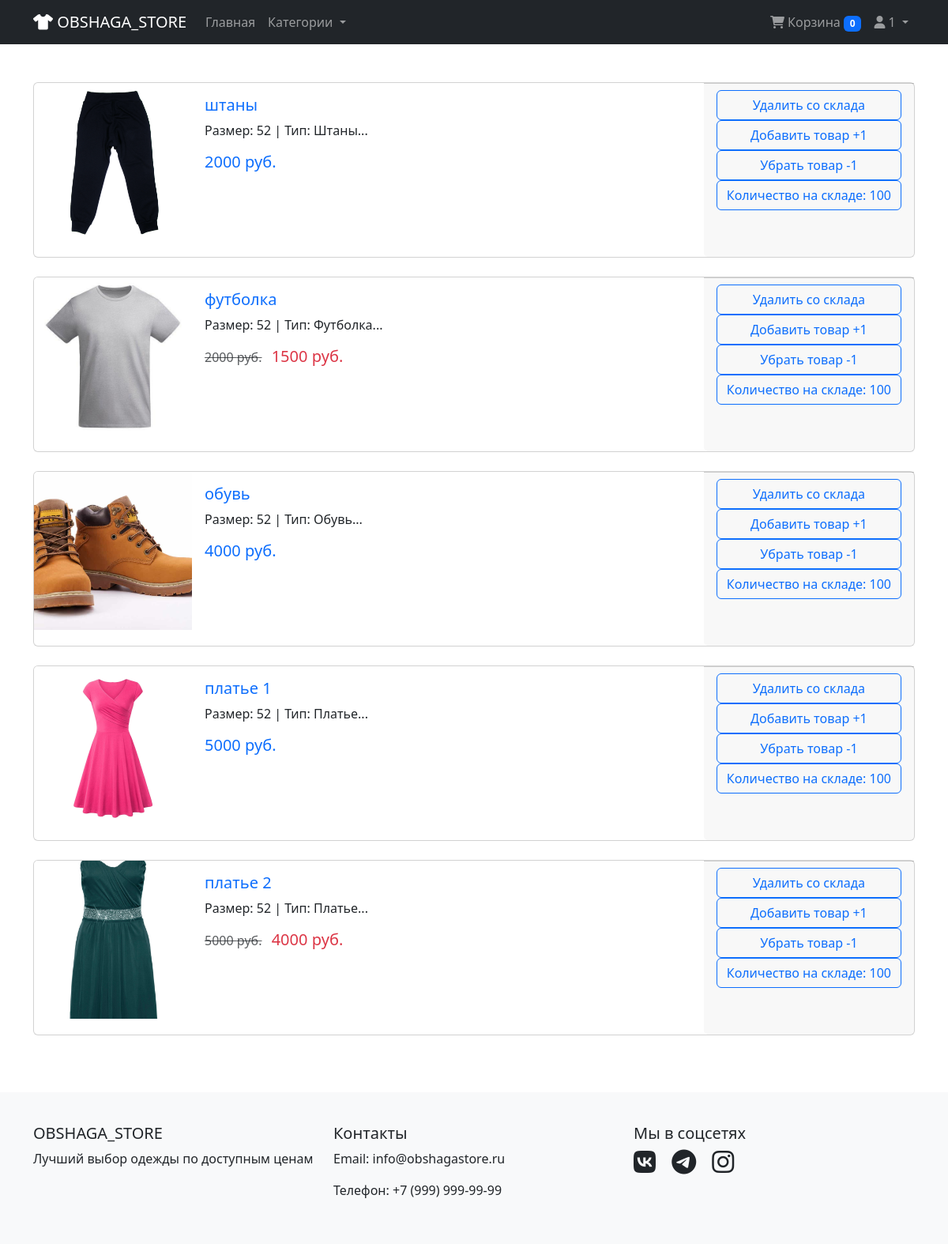
The app's page /storage (signed in) with its own data.
### data/users.py (models this page shows, shortened)
class User(SqlAlchemyBase, UserMixin, SerializerMixin):
    __tablename__ = 'users'
    id = sqlalchemy.Column(sqlalchemy.Integer,
                           primary_key=True, autoincrement=True)
    email = sqlalchemy.Column(sqlalchemy.String,
                              index=True, unique=True, nullable=True)
    hashed_password = sqlalchemy.Column(sqlalchemy.String, nullable=True)
    date_reg = sqlalchemy.Column(sqlalchemy.DateTime,
                                 default=datetime.datetime.now)
    is_admin = sqlalchemy.Column(sqlalchemy.Boolean, default=False, nullable=True)
    count_want_buy_item = sqlalchemy.Column(sqlalchemy.Integer, default=0, nullable=True)
    want_buy_list = orm.relationship("WantBuyItem", back_populates='user')
    @property
    def username(self):
        return self.email.split('@')[0]

### data/items.py (models this page shows, shortened)
class Item(SqlAlchemyBase, UserMixin, SerializerMixin):
    __tablename__ = 'items'
    id = sqlalchemy.Column(sqlalchemy.Integer,
                           primary_key=True, autoincrement=True)
    name = sqlalchemy.Column(sqlalchemy.String, default='None', nullable=True)
    img = sqlalchemy.Column(sqlalchemy.String, default='None', nullable=True)
    price = sqlalchemy.Column(sqlalchemy.Integer, nullable=True)
    price_down = sqlalchemy.Column(sqlalchemy.Integer, nullable=True)
    size = sqlalchemy.Column(sqlalchemy.String, default='None', nullable=True)
    count = sqlalchemy.Column(sqlalchemy.Integer, nullable=True)
    type_wear = sqlalchemy.Column(sqlalchemy.String, default='None', nullable=True)
    is_see = sqlalchemy.Column(sqlalchemy.Boolean, default=False, nullable=True)
    count_buy = sqlalchemy.Column(sqlalchemy.Integer, default=0, nullable=True)
    user_id = sqlalchemy.Column(sqlalchemy.Integer,
                                sqlalchemy.ForeignKey("users.id"))
    user = orm.relationship('User')
    @property
    def image_url(self):
        return self.img if self.img != 'None' else 'https://via.placeholder.com/250x300'
    @property
    def description(self):
        return f"Размер: {self.size} | Тип: {self.type_wear}"

### lms.py (the view)
@app.route("/storage")
@login_required
def storage():
    db_sess = db_session.create_session()
    if current_user.is_admin:
        items = db_sess.query(Item).all()
        categories = [
            {'id': 1, 'name': 'Футболки'},
            {'id': 2, 'name': 'Джинсы'},
            {'id': 3, 'name': 'Платья'},
            {'id': 4, 'name': 'Обувь'}
        ]
        return render_template("storage.html",
                            title='Склад',
                            products=items,
                            categories=categories,
                            current_user=current_user)
    else:
        return render_template("no_permission.html")

### data/db_session.py (called while the page is built)
def create_session() -> Session:
    global __factory
    return __factory()

### lms.py (called while the page is built)
@login_manager.user_loader
def load_user(user_id):
    db_sess = db_session.create_session()
    return db_sess.query(User).get(user_id)

### templates/storage.html (shortened to what this page needs)
{% extends "layout.html" %}
{% block content %}
<div class="container mt-5">
    <div class="row list-view" id="products-grid">
        {% for product in products %}
        <div class="col-lg-3 col-md-6 mb-4">
            <div class="card product-card h-100">
                <a>
                    <img src="{{ url_for('static', filename='img/' + product.image_url) }}"
                        class="card-img-top" alt="{{ product.name }}">
                </a>
                <div class="card-body">
                    <h5 class="card-title">
                        <a class="text-decoration-none">
                            {{ product.name }}
                        </a>
                    </h5>
                    <p class="card-text">{{ product.description[:100] }}...</p>
                    <div class="d-flex justify-content-between align-items-center">
                        {% if product.price_down > 0 %}
                        <div>
                            <span class="text-muted text-decoration-line-through">{{ product.price }} руб.</span>
                            <span class="h5 text-danger ms-2">{{ product.price - product.price_down }} руб.</span>
                        </div>
                        {% else %}
                        <span class="h5 text-primary">{{ product.price }} руб.</span>
                        {% endif %}
                    </div>
                </div>
                <div class="card-footer">
                    <ul class="list-group list-group-flush">
                        <a href="/removeitemfromstorage/{{ product.id }}" class="btn btn-outline-primary">
                            Удалить со склада
                        </a>
                        <a href="/item_plus/{{ product.id }}" class="btn btn-outline-primary">
                            Добавить товар +1
                        </a>
                        <a href="/item_minus/{{ product.id }}" class="btn btn-outline-primary">
                            Убрать товар -1
                        </a>
                        <a class="btn btn-outline-primary">
                            Количество на складе: {{ product.count }}
                        </a>
                    </ul>
                </div>
            </div>
        </div>
        {% endfor %}
    </div>
</div>
{% endblock %}

### templates/layout.html (shortened to what this page needs)
<!DOCTYPE html>
<html lang="ru">
<head>
    <link href="https://cdn.jsdelivr.net/npm/bootstrap@5.3.0/dist/css/bootstrap.min.css" rel="stylesheet">
    <link href="https://cdnjs.cloudflare.com/ajax/libs/font-awesome/6.0.0/css/all.min.css" rel="stylesheet">
</head>
<body>
    <nav class="navbar navbar-expand-lg navbar-dark bg-dark">
        <div class="container">
            <a class="navbar-brand" href="{{ url_for('index') }}">
                <i class="fas fa-tshirt"></i> OBSHAGA_STORE
            </a>
            <div class="collapse navbar-collapse" id="navbarNav">
                <ul class="navbar-nav me-auto">
                    <li class="nav-item">
                        <a class="nav-link" href="{{ url_for('index') }}">Главная</a>
                    </li>
                    <li class="nav-item dropdown">
                        <a class="nav-link dropdown-toggle" href="#" role="button" data-bs-toggle="dropdown">
                            Категории
                        </a>
                    </li>
                </ul>
                <ul class="navbar-nav">
                    {% if current_user.is_authenticated %}
                    <li class="nav-item">
                        <a class="nav-link" href="{{ url_for('cart') }}">
                            <i class="fas fa-shopping-cart"></i> Корзина
                            <span class="badge bg-primary" id="cart-count">{{ current_user.count_want_buy_item}}</span>
                        </a>
                    </li>
                    <li class="nav-item dropdown">
                        <a class="nav-link dropdown-toggle" href="#" role="button" data-bs-toggle="dropdown">
                            <i class="fas fa-user"></i> {{ current_user.username }}
                        </a>
                    </li>
                    {% endif %}
                </ul>
            </div>
        </div>
    </nav>
    <main>
        {% block content %}{% endblock %}
    </main>
    <footer class="footer mt-5">
        <div class="container">
            <div class="row">
                <div class="col-md-4">
                    <h5>OBSHAGA_STORE</h5>
                    <p>Лучший выбор одежды по доступным ценам</p>
                </div>
                <div class="col-md-4">
                    <h5>Контакты</h5>
                    <p>Email: info@obshagastore.ru</p>
                    <p>Телефон: +7 (999) 999-99-99</p>
                </div>
                <div class="col-md-4">
                    <h5>Мы в соцсетях</h5>
                    <div class="social-links">
                        <a href="#" class="text-dark me-3"><i class="fab fa-vk fa-2x"></i></a>
                        <a href="#" class="text-dark me-3"><i class="fab fa-telegram fa-2x"></i></a>
                        <a href="#" class="text-dark"><i class="fab fa-instagram fa-2x"></i></a>
                    </div>
                </div>
            </div>
        </div>
    </footer>
</body>
</html>

### templates/layout.html (style rules this page uses)
.product-card { transition: transform 0.3s; margin-bottom: 20px; }
.footer { background-color: #f8f9fa; padding: 40px 0; }

### templates/storage.html (style rules this page uses)
.list-view .col-lg-3 { flex: 0 0 100%; max-width: 100%; }
.list-view .product-card { flex-direction: row; }
.list-view .product-card img { width: 200px; height: 200px; object-fit: cover; }

### records on screen
User: count_want_buy_item "0", username "1"
Item: img (picture), name "штаны", size+type_wear "Размер: 52 | Тип: Штаны", price "2000", count "100"
Item: img (picture), name "футболка", size+type_wear "Размер: 52 | Тип: Футболка", price "2000", product.price-product.price_down "1500", count "100"
Item: img (picture), name "обувь", size+type_wear "Размер: 52 | Тип: Обувь", price "4000", count "100"
Item: img (picture), name "платье 1", size+type_wear "Размер: 52 | Тип: Платье", price "5000", count "100"
Item: img (picture), name "платье 2", size+type_wear "Размер: 52 | Тип: Платье", price "5000", product.price-product.price_down "4000", count "100"
